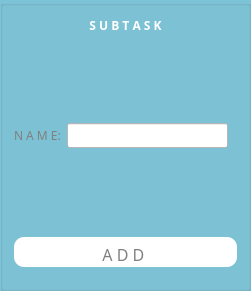
     <widget class="QGroupBox" name="AddSubTask">
      <property name="geometry">
       <rect>
        <x>550</x>
        <y>50</y>
        <width>251</width>
        <height>291</height>
       </rect>
      </property>
      <property name="font">
       <font>
        <family>Calibre</family>
       </font>
      </property>
      <property name="styleSheet">
       <string notr="true">QGroupBox{
	background-color: #7dc3d7;
}</string>
      </property>
      <property name="title">
       <string/>
      </property>
      <layout class="QVBoxLayout" name="verticalLayout_7">
       <item>
        <widget class="QLabel" name="addSubTaskTitle">
         <property name="sizePolicy">
          <sizepolicy hsizetype="Preferred" vsizetype="Fixed">
           <horstretch>0</horstretch>
           <verstretch>0</verstretch>
          </sizepolicy>
         </property>
         <property name="font">
          <font>
           <family>Calibre</family>
           <bold>true</bold>
          </font>
         </property>
         <property name="styleSheet">
          <string notr="true">QLabel{
	color:white;
}</string>
         </property>
         <property name="text">
          <string>S U B T A S K</string>
         </property>
         <property name="alignment">
          <set>Qt::AlignCenter</set>
         </property>
        </widget>
       </item>
       <item>
        <layout class="QHBoxLayout" name="addSubTaskName">
         <property name="topMargin">
          <number>83</number>
         </property>
         <property name="rightMargin">
          <number>9</number>
         </property>
         <property name="bottomMargin">
          <number>83</number>
         </property>
         <item>
          <widget class="QLabel" name="subTaskNameTxt">
           <property name="font">
            <font>
             <family>Calibre</family>
            </font>
           </property>
           <property name="styleSheet">
            <string notr="true">QLabel{
	color:gray;
}</string>
           </property>
           <property name="text">
            <string>N A M E:</string>
           </property>
          </widget>
         </item>
         <item>
          <widget class="QLineEdit" name="subTaskNameInput">
           <property name="font">
            <font>
             <family>Calibre</family>
            </font>
           </property>
           <property name="styleSheet">
            <string notr="true">QLineEdit{
	background-color: white;
}</string>
           </property>
          </widget>
         </item>
        </layout>
       </item>
       <item>
        <widget class="QPushButton" name="addSubTaskBtn">
         <property name="sizePolicy">
          <sizepolicy hsizetype="Preferred" vsizetype="Preferred">
           <horstretch>0</horstretch>
           <verstretch>0</verstretch>
          </sizepolicy>
         </property>
         <property name="palette">
          <palette>
           <active>
            <colorrole role="WindowText">
             <brush brushstyle="SolidPattern">
              <color alpha="255">
               <red>128</red>
               <green>128</green>
               <blue>128</blue>
              </color>
             </brush>
            </colorrole>
            <colorrole role="Button">
             <brush brushstyle="SolidPattern">
              <color alpha="255">
               <red>255</red>
               <green>255</green>
               <blue>255</blue>
              </color>
             </brush>
            </colorrole>
            <colorrole role="Light">
             <brush brushstyle="SolidPattern">
              <color alpha="255">
               <red>255</red>
               <green>255</green>
               <blue>255</blue>
              </color>
             </brush>
            </colorrole>
            <colorrole role="Text">
             <brush brushstyle="SolidPattern">
              <color alpha="255">
               <red>128</red>
               <green>128</green>
               <blue>128</blue>
              </color>
             </brush>
            </colorrole>
            <colorrole role="ButtonText">
             <brush brushstyle="SolidPattern">
              <color alpha="255">
               <red>128</red>
               <green>128</green>
               <blue>128</blue>
              </color>
             </brush>
            </colorrole>
            <colorrole role="Base">
             <brush brushstyle="SolidPattern">
              <color alpha="255">
               <red>255</red>
               <green>255</green>
               <blue>255</blue>
              </color>
             </brush>
            </colorrole>
            <colorrole role="Window">
             <brush brushstyle="SolidPattern">
              <color alpha="255">
               <red>255</red>
               <green>255</green>
               <blue>255</blue>
              </color>
             </brush>
            </colorrole>
            <colorrole role="PlaceholderText">
             <brush brushstyle="SolidPattern">
              <color alpha="255">
               <red>128</red>
               <green>128</green>
               <blue>128</blue>
              </color>
             </brush>
            </colorrole>
           </active>
           <inactive>
            <colorrole role="WindowText">
             <brush brushstyle="SolidPattern">
              <color alpha="255">
               <red>128</red>
               <green>128</green>
               <blue>128</blue>
              </color>
             </brush>
            </colorrole>
            <colorrole role="Button">
             <brush brushstyle="SolidPattern">
              <color alpha="255">
               <red>255</red>
               <green>255</green>
               <blue>255</blue>
              </color>
             </brush>
            </colorrole>
            <colorrole role="Light">
             <brush brushstyle="SolidPattern">
              <color alpha="255">
               <red>255</red>
               <green>255</green>
               <blue>255</blue>
              </color>
             </brush>
            </colorrole>
            <colorrole role="Text">
             <brush brushstyle="SolidPattern">
              <color alpha="255">
               <red>128</red>
               <green>128</green>
               <blue>128</blue>
              </color>
             </brush>
            </colorrole>
            <colorrole role="ButtonText">
             <brush brushstyle="SolidPattern">
              <color alpha="255">
               <red>128</red>
               <green>128</green>
               <blue>128</blue>
              </color>
             </brush>
            </colorrole>
            <colorrole role="Base">
             <brush brushstyle="SolidPattern">
              <color alpha="255">
               <red>255</red>
               <green>255</green>
               <blue>255</blue>
              </color>
             </brush>
            </colorrole>
            <colorrole role="Window">
             <brush brushstyle="SolidPattern">
              <color alpha="255">
               <red>255</red>
               <green>255</green>
               <blue>255</blue>
              </color>
             </brush>
            </colorrole>
            <colorrole role="PlaceholderText">
             <brush brushstyle="SolidPattern">
              <color alpha="255">
               <red>128</red>
               <green>128</green>
               <blue>128</blue>
              </color>
             </brush>
            </colorrole>
           </inactive>
           <disabled>
            <colorrole role="WindowText">
             <brush brushstyle="SolidPattern">
              <color alpha="255">
               <red>128</red>
               <green>128</green>
               <blue>128</blue>
              </color>
             </brush>
            </colorrole>
            <colorrole role="Button">
             <brush brushstyle="SolidPattern">
              <color alpha="255">
               <red>255</red>
               <green>255</green>
               <blue>255</blue>
              </color>
             </brush>
            </colorrole>
            <colorrole role="Light">
             <brush brushstyle="SolidPattern">
              <color alpha="255">
               <red>255</red>
               <green>255</green>
               <blue>255</blue>
              </color>
             </brush>
            </colorrole>
            <colorrole role="Text">
             <brush brushstyle="SolidPattern">
              <color alpha="255">
               <red>128</red>
               <green>128</green>
               <blue>128</blue>
              </color>
             </brush>
            </colorrole>
            <colorrole role="ButtonText">
             <brush brushstyle="SolidPattern">
              <color alpha="255">
               <red>128</red>
               <green>128</green>
               <blue>128</blue>
              </color>
             </brush>
            </colorrole>
            <colorrole role="Base">
             <brush brushstyle="SolidPattern">
              <color alpha="255">
               <red>255</red>
               <green>255</green>
               <blue>255</blue>
              </color>
             </brush>
            </colorrole>
            <colorrole role="Window">
             <brush brushstyle="SolidPattern">
              <color alpha="255">
               <red>255</red>
               <green>255</green>
               <blue>255</blue>
              </color>
             </brush>
            </colorrole>
            <colorrole role="PlaceholderText">
             <brush brushstyle="SolidPattern">
              <color alpha="255">
               <red>128</red>
               <green>128</green>
               <blue>128</blue>
              </color>
             </brush>
            </colorrole>
           </disabled>
          </palette>
         </property>
         <property name="font">
          <font>
           <family>Calibre</family>
           <pointsize>12</pointsize>
          </font>
         </property>
         <property name="styleSheet">
          <string notr="true">QPushButton{
	background-color: white;
	color: grey;
	padding-top: 5px;
	padding-left: 5px;
	padding-right: 5px;
	border-radius: 10%;
	margin-bottom: 10px;
}

QPushButton:pressed{
	background-color: grey;
	color: white;
}</string>
         </property>
         <property name="text">
          <string>A D D </string>
         </property>
        </widget>
       </item>
      </layout>
     </widget>
